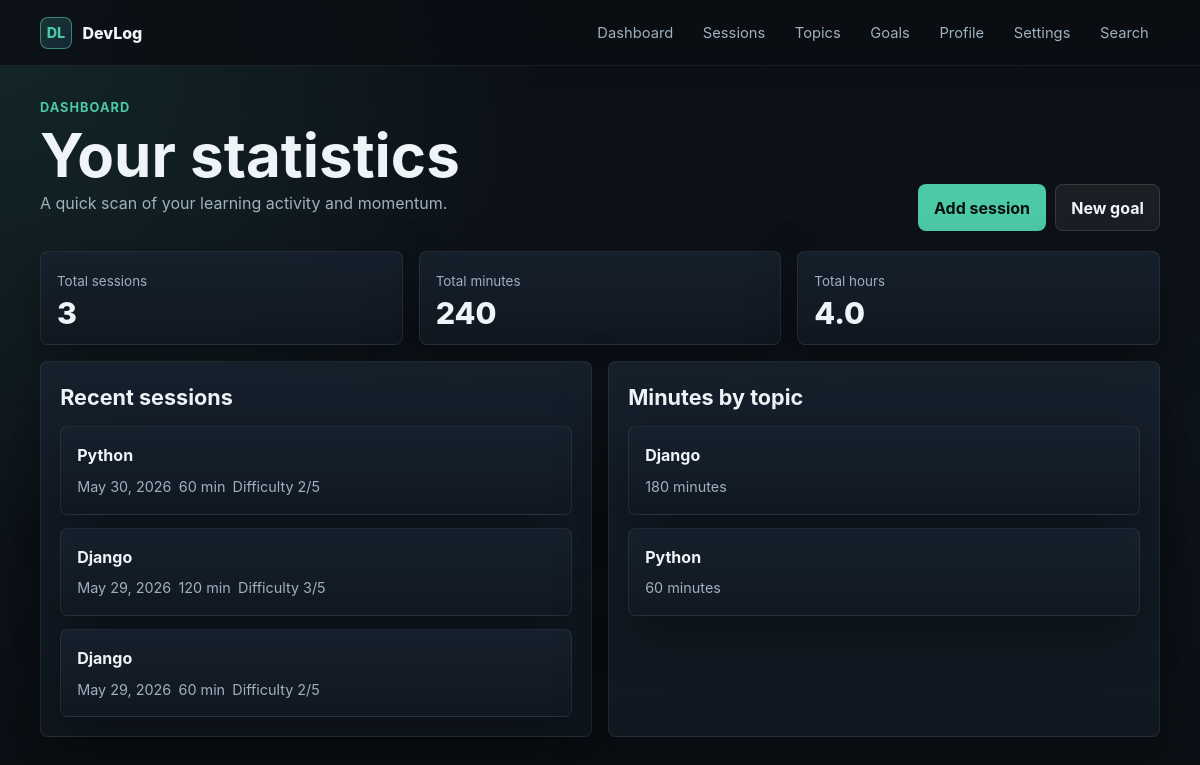
The app's page /dashboard/ (signed in), older data.
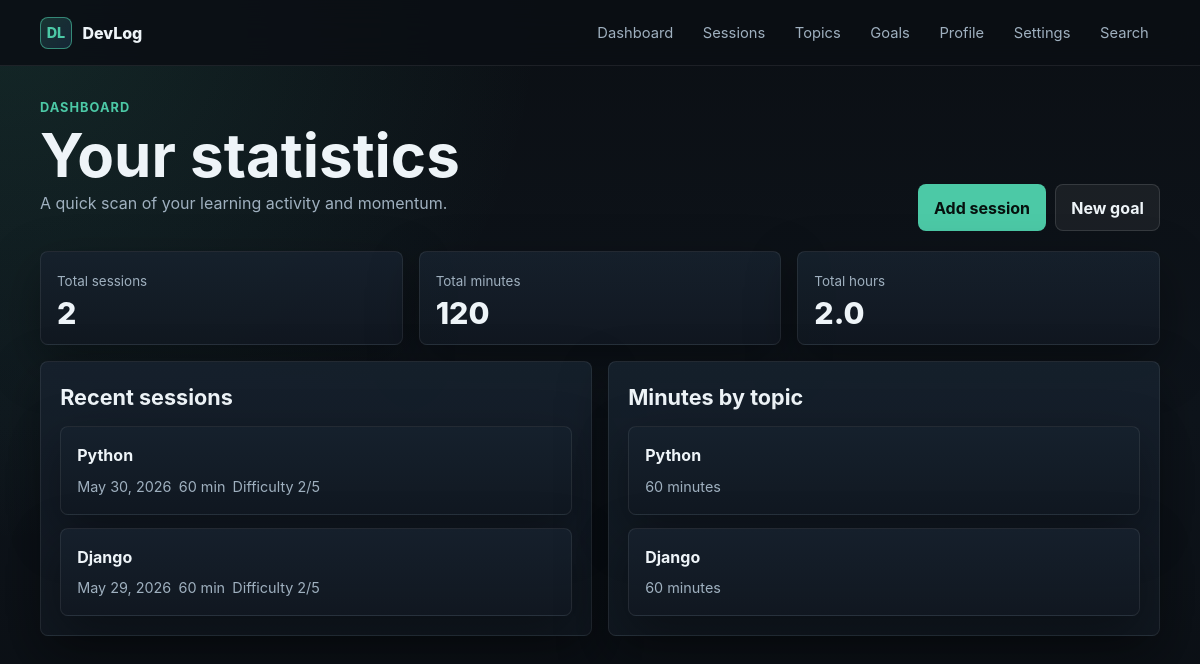
The same page, newer data.
### logs/models.py (models this page shows, shortened)
class LogSession(models.Model):
    user = models.ForeignKey(User, on_delete=models.CASCADE)
    topic = models.ForeignKey(Topic, on_delete=models.CASCADE)
    date = models.DateField()
    duration_minutes = models.PositiveIntegerField()
    notes = models.TextField(blank=True)
    difficulty = models.IntegerField(choices=[(i, i) for i in range(1, 6)])

class Topic(models.Model):
    name = models.CharField(max_length=100)
    user = models.ForeignKey(User, on_delete=models.CASCADE)
    def __str__(self):
        return self.name

### logs/views.py (the view)
# urls.py: path('dashboard/', DashboardView.as_view(), name='dashboard'),
class DashboardView(LoginRequiredMixin, TemplateView):
    template_name = 'logs/dashboard.html'
    def get_context_data(self, **kwargs):
        context = super().get_context_data(**kwargs)
        sessions = LogSession.objects.filter(user=self.request.user)
        total_sessions = sessions.count()
        total_minutes = sessions.aggregate(
            total=Sum('duration_minutes')
        )['total'] or 0
        total_hours = total_minutes / 60
        total_topics = Topic.objects.filter(
            user=self.request.user
        ).count()
        last_5_sessions = sessions.select_related('topic').order_by('-date')[:5]
        statistic = sessions.values('topic__name').annotate(
            total_minutes=Sum('duration_minutes')
        ).order_by('-total_minutes')
        context['total_sessions'] = total_sessions
        context['total_minutes'] = total_minutes
        context['total_hours'] = total_hours
        context['total_topics'] = total_topics
        context['last_5_sessions'] = last_5_sessions
        context['statistic'] = statistic
        return context

### templates/logs/dashboard.html (shortened to what this page needs)
{% extends 'base.html' %}
{% block content %}
<section class="page-head">
    <div>
        <p class="eyebrow">Dashboard</p>
        <h1>Your statistics</h1>
        <p class="muted">A quick scan of your learning activity and momentum.</p>
    </div>
    <div class="actions">
        <a class="button" href="{% url 'session_create' %}">Add session</a>
        <a class="button secondary" href="{% url 'goal_create' %}">New goal</a>
    </div>
</section>
<section class="grid grid-3">
    <article class="stat-card">
        <span class="stat-label">Total sessions</span>
        <span class="stat-value">{{ total_sessions }}</span>
    </article>
    <article class="stat-card">
        <span class="stat-label">Total minutes</span>
        <span class="stat-value">{{ total_minutes }}</span>
    </article>
    <article class="stat-card">
        <span class="stat-label">Total hours</span>
        <span class="stat-value">{{ total_hours|floatformat:1 }}</span>
    </article>
</section>
<section class="grid grid-2" style="margin-top: 1rem;">
    <div class="panel">
        <h2>Recent sessions</h2>
        <ul class="list">
            {% for session in last_5_sessions %}
                <li class="item-card">
                    <strong>{{ session.topic }}</strong>
                    <div class="meta">
                        <span>{{ session.date }}</span>
                        <span>{{ session.duration_minutes }} min</span>
                        <span>Difficulty {{ session.difficulty }}/5</span>
                    </div>
                </li>
            {% empty %}
                <li class="empty">No sessions yet.</li>
            {% endfor %}
        </ul>
    </div>
    <div class="panel">
        <h2>Minutes by topic</h2>
        <ul class="list">
            {% for stat in statistic %}
                <li class="item-card">
                    <strong>{{ stat.topic__name }}</strong>
                    <div class="meta">
                        <span>{{ stat.total_minutes }} minutes</span>
                    </div>
                </li>
            {% empty %}
                <li class="empty">No topic statistics yet.</li>
            {% endfor %}
        </ul>
    </div>
</section>
{% endblock %}

Row changes from the older to the newer data that the page shows:
removed LogSession: topic "Django", date "May 29, 2026", duration_minutes "120", difficulty "3"
shown differently, row unchanged: Topic "Python": moves up the list
computed for Topic "Django": total_minutes "180" → "60"
Text that changed along with them:
{{ total_sessions }}: "3" → "2"
{{ total_minutes }}: "240" → "120"
{{ total_hours|floatformat:1 }}: "4.0" → "2.0"
